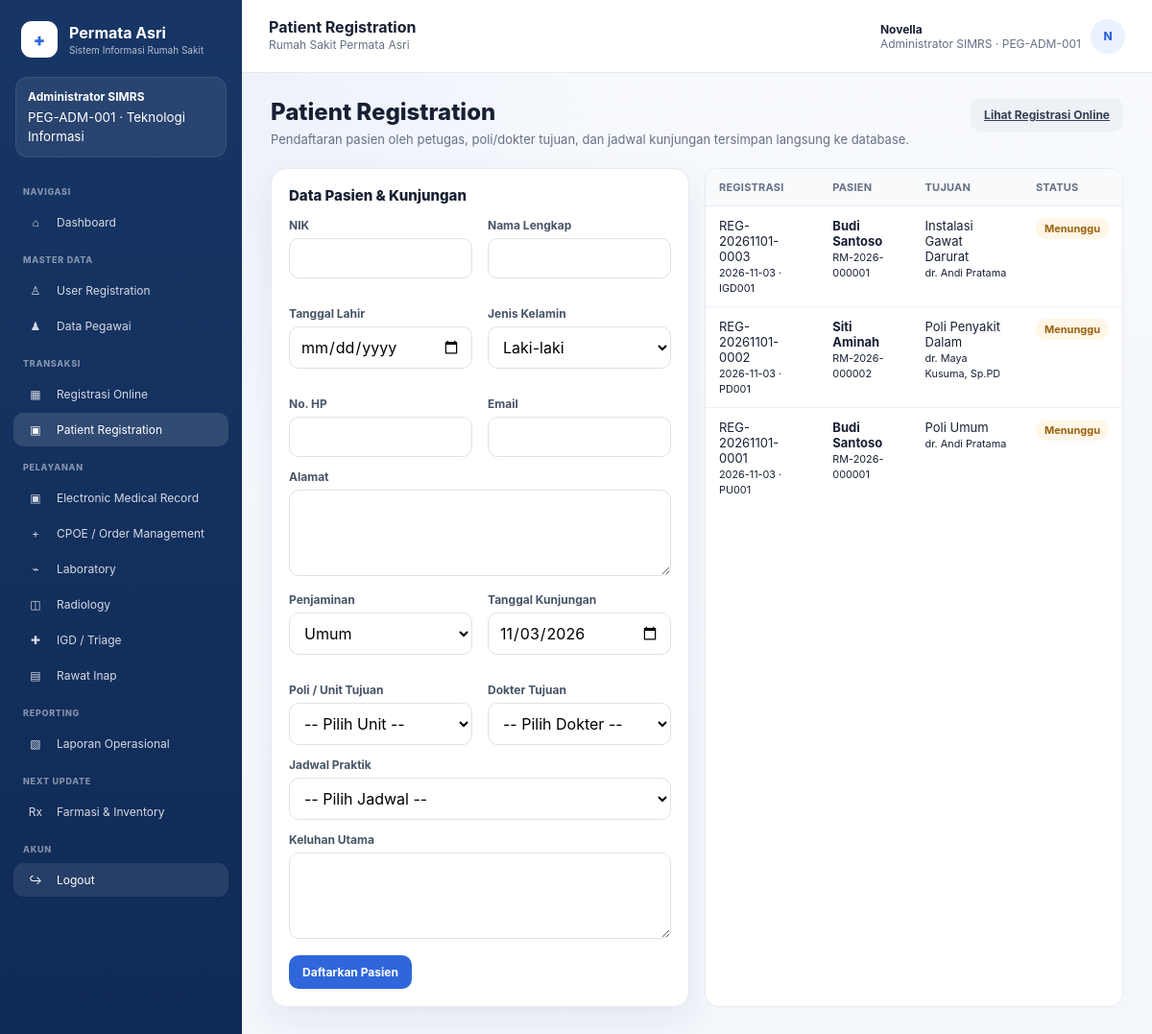
The page /patient_registration.php (signed in) on the database its author committed.
### tables this page shows
CREATE TABLE users (
    id INT AUTO_INCREMENT PRIMARY KEY,
    employee_id INT NOT NULL UNIQUE,
    username VARCHAR(60) NOT NULL UNIQUE,
    password_hash VARCHAR(255) NOT NULL,
    is_active TINYINT(1) NOT NULL DEFAULT 1,
    created_at DATETIME NOT NULL DEFAULT CURRENT_TIMESTAMP,
    CONSTRAINT fk_user_employee FOREIGN KEY (employee_id) REFERENCES employees(id)
);

CREATE TABLE roles (
    id INT AUTO_INCREMENT PRIMARY KEY,
    code VARCHAR(50) NOT NULL UNIQUE,
    name VARCHAR(100) NOT NULL
);

CREATE TABLE employees (
    id INT AUTO_INCREMENT PRIMARY KEY,
    employee_code VARCHAR(30) NOT NULL UNIQUE,
    full_name VARCHAR(150) NOT NULL,
    profession VARCHAR(100) NOT NULL,
    role_id INT NOT NULL,
    unit_id INT NULL,
    is_active TINYINT(1) NOT NULL DEFAULT 1,
    CONSTRAINT fk_employee_role FOREIGN KEY (role_id) REFERENCES roles(id),
    CONSTRAINT fk_employee_unit FOREIGN KEY (unit_id) REFERENCES units(id)
);

CREATE TABLE units (
    id INT AUTO_INCREMENT PRIMARY KEY,
    code VARCHAR(30) NOT NULL UNIQUE,
    name VARCHAR(100) NOT NULL,
    unit_type VARCHAR(30) NOT NULL
);

CREATE TABLE registrations (
    id INT AUTO_INCREMENT PRIMARY KEY,
    registration_no VARCHAR(40) NULL UNIQUE,
    patient_id INT NOT NULL,
    unit_id INT NOT NULL,
    doctor_employee_id INT NULL,
    schedule_id INT NULL,
    visit_date DATE NOT NULL,
    complaint TEXT NULL,
    payer VARCHAR(40) NOT NULL DEFAULT 'Umum',
    status VARCHAR(40) NOT NULL DEFAULT 'Menunggu',
    queue_no VARCHAR(20) NULL,
    created_by INT NOT NULL,
    created_at DATETIME NOT NULL DEFAULT CURRENT_TIMESTAMP,
    CONSTRAINT fk_reg_patient FOREIGN KEY (patient_id) REFERENCES patients(id),
    CONSTRAINT fk_reg_unit FOREIGN KEY (unit_id) REFERENCES units(id),
    CONSTRAINT fk_reg_doctor FOREIGN KEY (doctor_employee_id) REFERENCES employees(id),
    CONSTRAINT fk_reg_schedule FOREIGN KEY (schedule_id) REFERENCES doctor_schedules(id),
    CONSTRAINT fk_reg_creator FOREIGN KEY (created_by) REFERENCES users(id)
);

CREATE TABLE patients (
    id INT AUTO_INCREMENT PRIMARY KEY,
    medical_record_no VARCHAR(30) NULL UNIQUE,
    nik VARCHAR(16) NOT NULL UNIQUE,
    full_name VARCHAR(150) NOT NULL,
    birth_date DATE NOT NULL,
    gender ENUM('L','P') NOT NULL,
    address TEXT NULL,
    phone VARCHAR(30) NULL,
    email VARCHAR(120) NULL,
    payer VARCHAR(40) NOT NULL DEFAULT 'Umum',
    created_at DATETIME NOT NULL DEFAULT CURRENT_TIMESTAMP
);

### database.php (called while the page is built, shortened)
<?php
function db(): PDO
{
    static $pdo = null;
    if ($pdo instanceof PDO) {
        return $pdo;
    }
    $dsn = 'mysql:host=' . DB_HOST . ';dbname=' . DB_NAME . ';charset=utf8mb4';
    $pdo = new PDO($dsn, DB_USER, DB_PASS, [
        PDO::ATTR_ERRMODE => PDO::ERRMODE_EXCEPTION,
        PDO::ATTR_DEFAULT_FETCH_MODE => PDO::FETCH_ASSOC,
        PDO::ATTR_EMULATE_PREPARES => false,
    ]);
    return $pdo;
}

### functions.php (called while the page is built, shortened)
<?php
require_once __DIR__ . '/../config/database.php';
require_once __DIR__ . '/schema_updates.php';
function e(?string $value): string
{
    return htmlspecialchars($value ?? '', ENT_QUOTES, 'UTF-8');
}
function current_user(): ?array
{
    ensure_progress03_schema(db());
    $stmt = db()->prepare(
        'SELECT u.id AS user_id, u.username, e.id AS employee_id, e.employee_code,
                e.full_name, e.profession, r.id AS role_id, r.code AS role_code,
                r.name AS role_name, un.name AS unit_name
         FROM users u
         JOIN employees e ON e.id = u.employee_id
         JOIN roles r ON r.id = e.role_id
         LEFT JOIN units un ON un.id = e.unit_id
         WHERE u.id = ? AND u.is_active = 1
         LIMIT 1'
    );
    $stmt->execute([$_SESSION['user_id']]);
    $user = $stmt->fetch();
    return $user ?: null;
}
function require_login(): array
{
    $user = current_user();
    return $user;
}
function sidebar_menus(int $roleId): array
{
    $stmt = db()->prepare(
        'SELECT DISTINCT m.label, m.icon, m.section_name, m.page_file, m.sort_order
         FROM menus m
         JOIN permissions p ON p.code = m.permission_code
         JOIN role_permissions rp ON rp.permission_id = p.id
         WHERE rp.role_id = ? AND m.is_active = 1
         ORDER BY m.sort_order, m.id'
    );
    $stmt->execute([$roleId]);
    return $stmt->fetchAll();
}

### schema_updates.php (called while the page is built, shortened)
<?php
function ensure_progress03_schema(PDO $pdo): void
{
    $pdo->exec(
        "CREATE TABLE IF NOT EXISTS patient_registration_requests (
            id INT AUTO_INCREMENT PRIMARY KEY,
            request_no VARCHAR(40) NULL UNIQUE,
            nik VARCHAR(16) NOT NULL,
            full_name VARCHAR(150) NOT NULL,
            birth_date DATE NOT NULL,
            gender ENUM('L','P') NOT NULL,
            address TEXT NULL,
            phone VARCHAR(30) NOT NULL,
            email VARCHAR(120) NULL,
            payer VARCHAR(40) NOT NULL DEFAULT 'Umum',
            unit_id INT NOT NULL,
            doctor_employee_id INT NOT NULL,
            schedule_id INT NOT NULL,
            visit_date DATE NOT NULL,
            complaint TEXT NULL,
            status VARCHAR(40) NOT NULL DEFAULT 'Menunggu Verifikasi',
            admin_note TEXT NULL,
            patient_id INT NULL,
            registration_id INT NULL,
            reviewed_by INT NULL,
            reviewed_at DATETIME NULL,
            created_at DATETIME NOT NULL DEFAULT CURRENT_TIMESTAMP,
            INDEX idx_prr_status (status),
            INDEX idx_prr_visit_date (visit_date),
            CONSTRAINT fk_prr_unit FOREIGN KEY (unit_id) REFERENCES units(id),
            CONSTRAINT fk_prr_doctor FOREIGN KEY (doctor_employee_id) REFERENCES employees(id),
            CONSTRAINT fk_prr_schedule FOREIGN KEY (schedule_id) REFERENCES doctor_schedules(id),
            CONSTRAINT fk_prr_patient FOREIGN KEY (patient_id) REFERENCES patients(id),
            CONSTRAINT fk_prr_registration FOREIGN KEY (registration_id) REFERENCES registrations(id),
            CONSTRAINT fk_prr_reviewer FOREIGN KEY (reviewed_by) REFERENCES users(id)
        ) ENGINE=InnoDB"
    );
    $menuCheck = $pdo->prepare('SELECT id FROM menus WHERE page_file=? LIMIT 1');
    $menuCheck->execute(['patient_registration_requests.php']);
    $units = [
        ['PB', 'Poli Bedah', 'POLI'],
        ['PK', 'Poli Kandungan', 'POLI'],
    ];
    $unitInsert = $pdo->prepare(
        'INSERT INTO units (code, name, unit_type)
         SELECT ?, ?, ?
         WHERE NOT EXISTS (SELECT 1 FROM units WHERE code=?)'
    );
    foreach ($units as [$code, $name, $type]) {
        $unitInsert->execute([$code, $name, $type, $code]);
    }
    $roleStmt = $pdo->prepare("SELECT id FROM roles WHERE code='dokter' LIMIT 1");
    $roleStmt->execute();
    $doctorRoleId = (int) $roleStmt->fetchColumn();
    if ($doctorRoleId > 0) {
        $doctorSeeds = [
            ['PEG-DOK-003', 'dr. Raka Mahendra', 'Dokter', 'PU'],
            ['PEG-DOK-004', 'dr. Nadia Putri, Sp.PD', 'Dokter Sp.PD', 'PD'],
            ['PEG-DOK-005', 'dr. Salsabila Rahman, Sp.A', 'Dokter Sp.A', 'PA'],
            ['PEG-DOK-006', 'dr. Bima Aditya, Sp.B', 'Dokter Sp.B', 'PB'],
            ['PEG-DOK-007', 'dr. Citra Maharani, Sp.OG', 'Dokter Sp.OG', 'PK'],
        ];
        $unitIdStmt = $pdo->prepare('SELECT id FROM units WHERE code=? LIMIT 1');
        $employeeExists = $pdo->prepare('SELECT id FROM employees WHERE employee_code=? LIMIT 1');
        foreach ($doctorSeeds as [$employeeCode, $name, $profession, $unitCode]) {
            $employeeExists->execute([$employeeCode]);
            if ($employeeExists->fetchColumn()) {
                continue;
            }
            $unitIdStmt->execute([$unitCode]);
        }
        $scheduleSeeds = [
            ['PEG-DOK-003', 'PU', 'Selasa', '08:00:00', '12:00:00'],
            ['PEG-DOK-003', 'PU', 'Jumat', '08:00:00', '11:00:00'],
            ['PEG-DOK-004', 'PD', 'Senin', '13:00:00', '16:00:00'],
            ['PEG-DOK-004', 'PD', 'Jumat', '09:00:00', '12:00:00'],
            ['PEG-DOK-005', 'PA', 'Senin', '09:00:00', '12:00:00'],
            ['PEG-DOK-005', 'PA', 'Kamis', '13:00:00', '16:00:00'],
            ['PEG-DOK-006', 'PB', 'Selasa', '13:00:00', '16:00:00'],
            ['PEG-DOK-006', 'PB', 'Jumat', '13:00:00', '16:00:00'],
            ['PEG-DOK-007', 'PK', 'Rabu', '09:00:00', '12:00:00'],
            ['PEG-DOK-007', 'PK', 'Sabtu', '08:00:00', '11:00:00'],
        ];
        $employeeIdStmt = $pdo->prepare('SELECT id FROM employees WHERE employee_code=? LIMIT 1');
        $scheduleExists = $pdo->prepare(
            'SELECT id FROM doctor_schedules
             WHERE employee_id=? AND unit_id=? AND day_name=? AND start_time=? AND end_time=? LIMIT 1'
        );
        foreach ($scheduleSeeds as [$employeeCode, $unitCode, $dayName, $startTime, $endTime]) {
            $employeeIdStmt->execute([$employeeCode]);
            $employeeId = (int) $employeeIdStmt->fetchColumn();
            $unitIdStmt->execute([$unitCode]);
            $unitId = (int) $unitIdStmt->fetchColumn();
            $scheduleExists->execute([$employeeId, $unitId, $dayName, $startTime, $endTime]);
        }
    }
}

### patient_registration.php (the view, shortened to what this page needs)
<?php
require_once __DIR__ . '/includes/functions.php';
$user = require_login();
$pageTitle = 'Patient Registration';
$recent = db()->query("SELECT r.registration_no, r.visit_date, r.queue_no, r.status, p.medical_record_no, p.full_name, un.name AS unit_name, e.full_name AS doctor_name FROM registrations r JOIN patients p ON p.id=r.patient_id JOIN units un ON un.id=r.unit_id LEFT JOIN employees e ON e.id=r.doctor_employee_id ORDER BY r.id DESC LIMIT 10")->fetchAll();
require __DIR__ . '/includes/header.php';
?>
<div class="actions" style="justify-content:space-between;align-items:flex-start">
  <div>
    <h1 class="page-title">Patient Registration</h1>
    <p class="page-subtitle">Pendaftaran pasien oleh petugas, poli/dokter tujuan, dan jadwal kunjungan tersimpan langsung ke database.</p>
  </div>
  <a class="btn btn-secondary" href="patient_registration_requests.php">Lihat Registrasi Online</a>
</div>
<div class="grid grid-2">
  <div class="card"><h2 class="section-title">Data Pasien & Kunjungan</h2><form method="POST">
    <div class="grid grid-2">
      <div class="field"><label>NIK</label><input class="input" name="nik" maxlength="16" required></div>
      <div class="field"><label>Nama Lengkap</label><input class="input" name="full_name" required></div>
      <div class="field"><label>Tanggal Lahir</label><input class="input" type="date" name="birth_date" required></div>
      <div class="field"><label>Jenis Kelamin</label><select class="input" name="gender"><option value="L">Laki-laki</option><option value="P">Perempuan</option></select></div>
      <div class="field"><label>No. HP</label><input class="input" name="phone"></div>
      <div class="field"><label>Email</label><input class="input" type="email" name="email"></div>
    </div>
    <div class="field"><label>Alamat</label><textarea class="input" name="address"></textarea></div>
    <div class="grid grid-2">
      <div class="field"><label>Penjaminan</label><select class="input" name="payer"><option>Umum</option><option>BPJS</option><option>Asuransi</option></select></div>
      <div class="field"><label>Tanggal Kunjungan</label><input class="input" type="date" name="visit_date" value="<?= date('Y-m-d') ?>" required></div>
      <div class="field"><label>Poli / Unit Tujuan</label><select class="input" name="unit_id" required><option value="">-- Pilih Unit --</option></select></div>
      <div class="field"><label>Dokter Tujuan</label><select class="input" name="doctor_employee_id" required><option value="">-- Pilih Dokter --</option></select></div>
    </div>
    <div class="field"><label>Jadwal Praktik</label><select class="input" name="schedule_id" required><option value="">-- Pilih Jadwal --</option></select></div>
    <div class="field"><label>Keluhan Utama</label><textarea class="input" name="complaint"></textarea></div>
    <button class="btn btn-primary">Daftarkan Pasien</button>
  </form></div>
  <div class="table-wrap"><table><thead><tr><th>Registrasi</th><th>Pasien</th><th>Tujuan</th><th>Status</th></tr></thead><tbody><?php foreach($recent as $r): ?><tr><td><?= e($r['registration_no']) ?><br><small><?= e($r['visit_date'].' · '.$r['queue_no']) ?></small></td><td><b><?= e($r['full_name']) ?></b><br><small><?= e($r['medical_record_no']) ?></small></td><td><?= e($r['unit_name']) ?><br><small><?= e($r['doctor_name'] ?? '-') ?></small></td><td><span class="badge badge-yellow"><?= e($r['status']) ?></span></td></tr><?php endforeach; ?></tbody></table></div>
</div>
<?php require __DIR__ . '/includes/footer.php'; ?>

### header.php (shortened to what this page needs)
<?php
$pageTitle = $pageTitle ?? 'SIMRS';
$activeFile = basename($_SERVER['PHP_SELF']);
$menus = sidebar_menus((int) $user['role_id']);
$initials = strtoupper(substr($user['full_name'], 0, 1));
?>
<!DOCTYPE html>
<html lang="id">
<head>
  <link rel="stylesheet" href="assets/css/app.css">
</head>
<body>
  <aside class="sidebar">
    <div class="sidebar-brand">
      <div class="brand-mark">+</div>
      <div>
        <strong>Permata Asri</strong>
        <small>Sistem Informasi Rumah Sakit</small>
      </div>
    </div>
    <div class="role-card">
      <b><?= e($user['role_name']) ?></b>
      <small><?= e($user['employee_code']) ?> · <?= e($user['unit_name'] ?? '-') ?></small>
    </div>
    <?php $section = null; ?>
    <?php foreach ($menus as $menu): ?>
      <?php if ($section !== $menu['section_name']): $section = $menu['section_name']; ?>
        <div class="sidebar-menu-title"><?= e($section) ?></div>
      <?php endif; ?>
      <a class="sidebar-link <?= $activeFile === $menu['page_file'] ? 'active' : '' ?>" href="<?= e($menu['page_file']) ?>">
        <span class="ico"><?= e($menu['icon']) ?></span>
        <span><?= e($menu['label']) ?></span>
      </a>
    <?php endforeach; ?>
    <div class="sidebar-menu-title">AKUN</div>
    <a href="#" class="sidebar-link logout-link" data-open-logout>
      <span class="ico">↪</span><span>Logout</span>
    </a>
  </aside>
  <div class="content-shell">
    <header class="topbar">
      <div>
        <strong><?= e($pageTitle) ?></strong>
        <div class="note">Rumah Sakit Permata Asri</div>
      </div>
      <div class="user-chip">
        <div>
          <strong><?= e($user['full_name']) ?></strong>
          <span><?= e($user['profession']) ?> · <?= e($user['employee_code']) ?></span>
        </div>
        <div class="avatar"><?= e($initials) ?></div>
      </div>
    </header>
    <main class="page-wrap">

### rows shown on the page
users: roles.name "Administrator SIMRS", employee.employee_code "PEG-ADM-001", units.name "Teknologi Informasi", employee.full_name "Novella", employee.profession "Administrator SIMRS", employee.full_name "N"
registrations: registration_no "REG-20261101-0003", visit_date+queue_no "2026-11-03 · IGD001", patient.full_name "Budi Santoso", patient.medical_record_no "RM-2026-000001", unit.name "Instalasi Gawat Darurat", doctor_employee.full_name "dr. Andi Pratama", status "Menunggu"
registrations: registration_no "REG-20261101-0002", visit_date+queue_no "2026-11-03 · PD001", patient.full_name "Siti Aminah", patient.medical_record_no "RM-2026-000002", unit.name "Poli Penyakit Dalam", doctor_employee.full_name "dr. Maya Kusuma, Sp.PD", status "Menunggu"
registrations: registration_no "REG-20261101-0001", visit_date+queue_no "2026-11-03 · PU001", patient.full_name "Budi Santoso", patient.medical_record_no "RM-2026-000001", unit.name "Poli Umum", doctor_employee.full_name "dr. Andi Pratama", status "Menunggu"

### other values the page prints
$section "NAVIGASI"
$menu['icon'] "⌂"
$menu['label'] "Dashboard"
$section "MASTER DATA"
$menu['icon'] "♙"
$menu['label'] "User Registration"
$menu['icon'] "♟"
$menu['label'] "Data Pegawai"
$section "TRANSAKSI"
$menu['icon'] "▦"
$menu['label'] "Registrasi Online"
$menu['icon'] "▣"
$menu['label'] "Patient Registration"
$section "PELAYANAN"
$menu['label'] "Electronic Medical Record"
